Frame 1 (no input): blank canvas, image omitted
Frame 60 (no input): blank canvas, image omitted
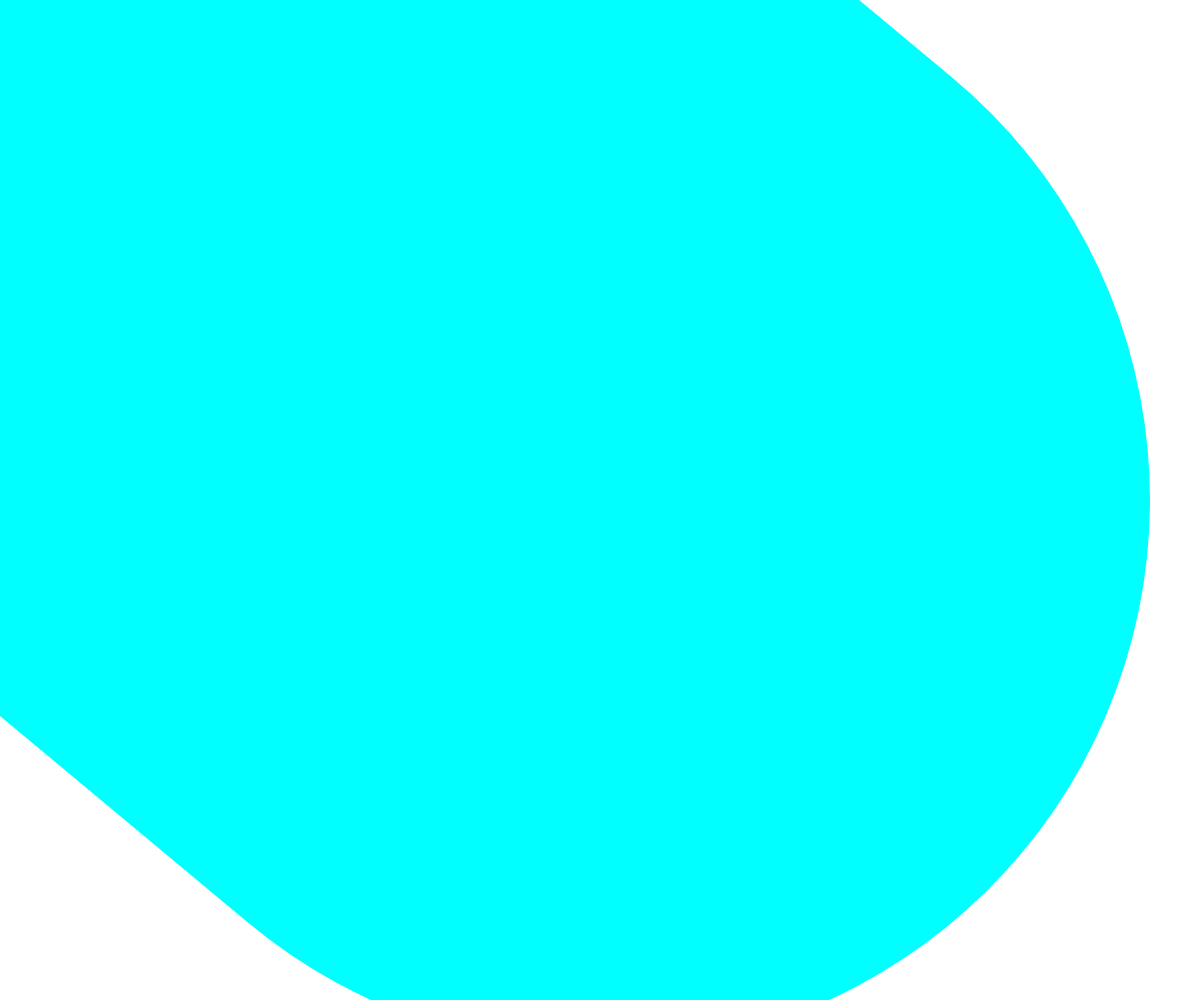
Frame 120 (the mouse pressed at the canvas centre since frame 60)

The p5.js sketch whose frames 1 and 60 were blank and that drew this single picture after the mouse press (run headless with seeded random() and noise() and a simulated clock; from frame 60 on, the mouse is pressed at the canvas centre):

// p5.js sketch
// ── sketch.js


function setup() 
{
  createCanvas (windowWidth, windowHeight);
  colorMode(HSB, 360, 100, 100, 100); //HSB modo de cor, HUE, Saturation, Brightness, Allpha.
  background(0, 0, 100); //Cria um background para eliminar as copias que o objeto faz quando segue o rato.
  
}


function draw() 
{
  stroke( map ( mouseX, 0, width, 0, 360), 100, 100 );
  strokeWeight( abs(mouseX-pmouseX) + abs(mouseY-pmouseY) );
  line( mouseX, mouseY, pmouseX, pmouseY); //mouseX e mouseY, vai buscar a posição do rato e atribui ao objeto
}

function mousePressed()
{
  if (mouseButton === LEFT )
  {
    background (0, 0, 100);
  }
}

function keyPressed()
{
  if (key === 'C' || key === 'c' || keyCode === ENTER ) // As dua linhas verticais "||"" singificam "ou".
  {
    background (0, 0, 100);
  }
}


function windowResized() 
{
  resizeCanvas (windowWidth, windowHeight);
}
